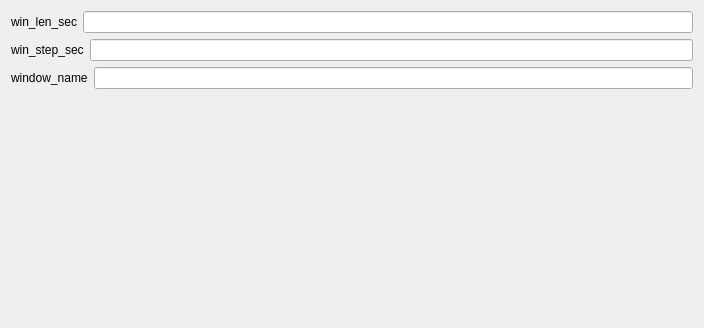
<?xml version="1.0" encoding="UTF-8"?>
<ui version="4.0">
 <class>RandBSettingsView</class>
 <widget class="QWidget" name="RandBSettingsView">
  <property name="geometry">
   <rect>
    <x>0</x>
    <y>0</y>
    <width>704</width>
    <height>328</height>
   </rect>
  </property>
  <property name="windowTitle">
   <string>Form</string>
  </property>
  <layout class="QVBoxLayout" name="verticalLayout">
   <item>
    <layout class="QHBoxLayout" name="signals_horizontalLayout"/>
   </item>
   <item>
    <layout class="QHBoxLayout" name="win_len_sec_horizontalLayout">
     <item>
      <widget class="QLabel" name="win_len_sec_label">
       <property name="text">
        <string>win_len_sec</string>
       </property>
      </widget>
     </item>
     <item>
      <widget class="QLineEdit" name="win_len_sec_lineedit"/>
     </item>
    </layout>
   </item>
   <item>
    <layout class="QHBoxLayout" name="win_step_sec_horizontalLayout">
     <item>
      <widget class="QLabel" name="win_step_sec_label">
       <property name="text">
        <string>win_step_sec</string>
       </property>
      </widget>
     </item>
     <item>
      <widget class="QLineEdit" name="win_step_sec_lineedit"/>
     </item>
    </layout>
   </item>
   <item>
    <layout class="QHBoxLayout" name="window_name_horizontalLayout">
     <item>
      <widget class="QLabel" name="window_name_label">
       <property name="text">
        <string>window_name</string>
       </property>
      </widget>
     </item>
     <item>
      <widget class="QLineEdit" name="window_name_lineedit"/>
     </item>
    </layout>
   </item>
   <item>
    <spacer name="verticalSpacer">
     <property name="orientation">
      <enum>Qt::Vertical</enum>
     </property>
     <property name="sizeHint" stdset="0">
      <size>
       <width>20</width>
       <height>40</height>
      </size>
     </property>
    </spacer>
   </item>
  </layout>
 </widget>
 <resources/>
 <connections/>
</ui>
